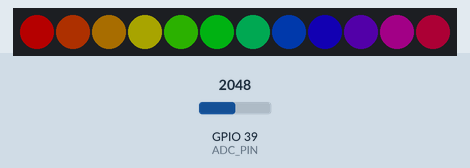
Simulated run of this sketch. Board: ESP32. Parts: 12 RGB LEDs in strip order, left to right. The inputs (shaded band) are chosen by the test bench; at power-on: GPIO 39 (ADC_PIN) = 2048. Dim RGB values are drawn brighter than linear; what the sketch prints to the serial monitor is not drawn.

Above: at 0.15 s.
At 0.77 s:
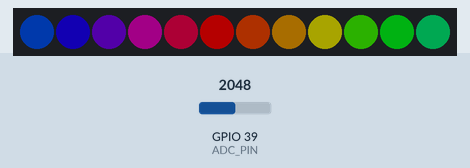
At 1.38 s:
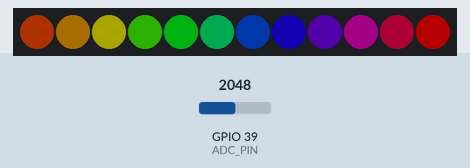

The sketch:

Led-Driver.ino
```cpp
#include <Wire.h>
#include <Adafruit_PWMServoDriver.h>
#include <FastLED.h>

Adafruit_PWMServoDriver pca9685 = Adafruit_PWMServoDriver(0x18); // Default I2C address is 0x40

#define ADC_PIN 39  // Buttons Serial Controller
// Buttons values:
// VOL+ - 305-306
// VOL- - 842-846
// SET  - 1210-1213
// PLAY - 1879-1881
// MODE - 2289-2292
// REC  - 2825-2827

#define LED_PIN 33      // GPIO pin connected to WS2812 data
#define NUM_LEDS 12     // Number of LEDs in your strip

int cycleCount = 0;
int cycles = 100;
int buttonPress = 10;
int brightness = 64;
CRGB leds[NUM_LEDS];

void setup() {
    Serial.begin(115200);
    pinMode(ADC_PIN, INPUT);
    Wire.begin(19,32); // SDA, SCL for ESP32
    FastLED.addLeds<WS2812, LED_PIN, GRB>(leds, NUM_LEDS);
    FastLED.clear();
    FastLED.show();
}

void loop() {
    static uint8_t offset = 0;  // Position offset for circular motion
    FastLED.setBrightness(brightness);
    for (int i = 0; i < NUM_LEDS; i++) {
      leds[(i + offset) % NUM_LEDS] = CHSV((i * 255 / NUM_LEDS), 255, 255); // Cycle colors
    }
    FastLED.show();
    offset = (offset + 1) % NUM_LEDS;

    if(cycleCount % buttonPress == 0){
      int buttonValue = analogRead(ADC_PIN)/100;

      switch (buttonValue) {
          case 3:
            brightness = brightness+5;
            break;
          case 8:
            brightness = brightness-5;
            break;
          default:
            break;
      }

      if(brightness>255){brightness = 255;};
      if(brightness<0){brightness = 0;};
    }


    if (cycleCount % cycles == 0) {
      cycleCount = 0;
    float temp = temperatureRead();  // Read ESP32 internal temperature
    Serial.print("Temperature: ");
    Serial.print(temp);
    Serial.println(" °C");

    int adcValue = analogRead(ADC_PIN);
    Serial.print("ADC Value: ");
    Serial.println(adcValue);
    Serial.print("ADC Value: ");
    Serial.print(brightness);
    Serial.println(adcValue);

    }

    cycleCount++;


    delay(20);
}
```

Measured:
- by itself, everything shown: repeats every 1.2 s, in 4 steps
